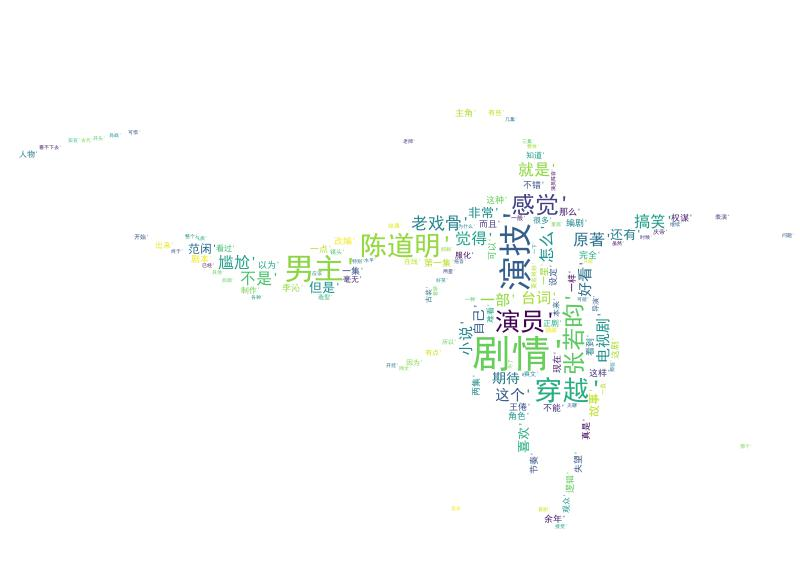

Write the Python code that produced this figure.
# -*- coding: utf-8 -*-
"""
Created on Wed Dec 25 10:21:43 2019

@author: oo
"""
import re
import jieba
import collections
import wordcloud
import imageio
from os.path import join
from matplotlib import pyplot as plt

root_path = r"C:\Users\oo\Desktop\my\code\scrapy-pj\douban_comment\qinyunian"
user_dict_path = join(root_path, "user_dict.txt")
file_path = join(root_path, "qinyunian.txt")
img_path = join(root_path, "bg.jpg")
clond_path = join(root_path, "cloud.jpg")
font_path = join(root_path, "simhei.ttf")
file = open(file_path, 'r')
text = file.read()
file.close()

jieba.load_userdict(user_dict_path)
words = jieba.cut(text)

words = [w for w in words if len(w)>1 and not re.match('^[a-z|A-Z|0-9|.]*$',w)]
remove_words = [u'的', u'什么',u'和', u'是', u'…', u'也', u'对',u'等',u'能',u'都',u'没有',u' ',u'、',u'中',u'在',u'了',
                u'！',u'就',u'我',u'？','真的','这么','这部','一个','还是']
object_list = [word for word in words if word not in remove_words]
print(object_list)   
word_counts = collections.Counter(object_list)
word_counts_top10 = word_counts.most_common(10)
print(word_counts_top10)

mask = imageio.imread(img_path)
word_cloud = wordcloud.WordCloud(
        background_color = 'white',
        font_path = font_path,
        mask = mask
        )

wc = word_cloud.generate(str(object_list))
wc.to_file(clond_path)

plt.imshow(wc, interpolation = 'bilinear')
plt.axis('off')
plt.show()
